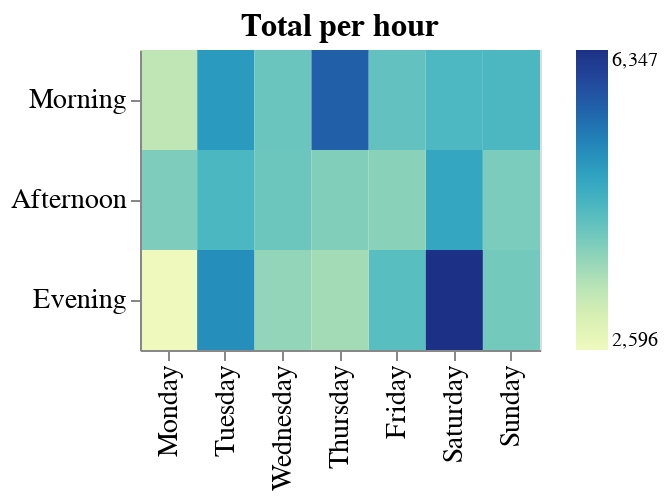

The code cell stored with this chart in its notebook:
### Code cell
plot_1

### Figure 1 — Vega-Lite specification as saved in the notebook (floating-point values rounded to 4 significant figures; data arrays with more than 128 entries replaced by an {"elided": "..."} marker saying what was removed)
{"$schema": "https://vega.github.io/schema/vega-lite/v3.4.0.json", "config": {"axis": {"labelFontSize": 14, "titleFontSize": 14}, "mark": {"tooltip": null}, "title": {"fontSize": 16}, "view": {"height": 300, "width": 400}}, "data": {"name": "data-23116864c453387095ae8199c0b8d080"}, "datasets": {"data-23116864c453387095ae8199c0b8d080": {"elided": "1000 records"}}, "encoding": {"color": {"aggregate": "sum", "field": "Total_per_hour", "title": null, "type": "quantitative"}, "tooltip": {"aggregate": "sum", "field": "Total_per_hour", "type": "quantitative"}, "x": {"field": "Day_of_week", "sort": ["Monday", "Tuesday", "Wednesday", "Thursday", "Friday", "Saturday", "Sunday"], "title": null, "type": "nominal"}, "y": {"field": "Time_of_day", "sort": ["Morning", "Afternoon", "Evening"], "title": null, "type": "nominal"}}, "height": 150, "mark": "rect", "title": "Total per hour", "width": 200}
